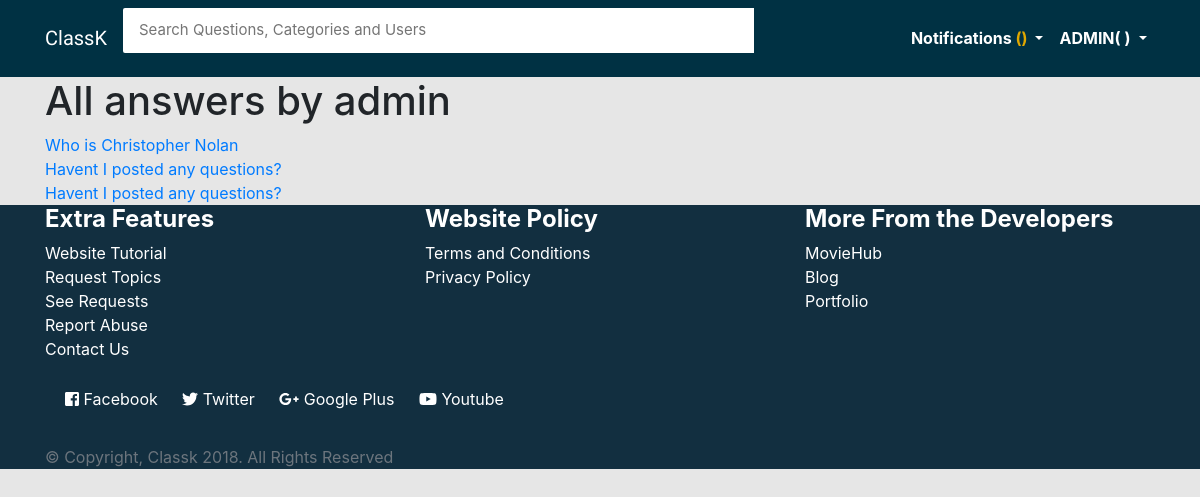
The app's page /accounts/all-answers/admin/ (signed in) with its own data.
### account/models.py (models this page shows, shortened)
class Profile(models.Model):
    GENDER_CHOICES = (
        ('Male', 'Male'),
        ('Female', 'Female'),
        ('Other', 'Other'),
    )
    user = models.OneToOneField(User, on_delete=models.CASCADE)
    full_name = models.CharField(max_length=250, default=None, null=True)
    email = models.EmailField(max_length=100, default=None, null=True)
    gender = models.CharField(choices=GENDER_CHOICES, max_length=8, default=None, null=True)
    bio = models.TextField(max_length=500, default=None, null=True)
    location = models.CharField(max_length=30, default=None, null=True)
    birth_date = models.DateField(null=True,)
    points = models.IntegerField(default=0)
    viewes = models.IntegerField(default=0)

### main/models.py (models this page shows, shortened)
class Answer(models.Model):
    question = models.ForeignKey(Question, on_delete=models.CASCADE)
    user = models.ForeignKey(User, default=None)
    answer = models.TextField(max_length=3000, null=True)
    posted_on = models.DateField(default=datetime.datetime.now().date())
    satisfied = models.BooleanField(default=False)
    irrelevant = models.BooleanField(default=False)

class Question(models.Model):
    user = models.ForeignKey(User, on_delete=models.CASCADE)
    title = models.CharField(max_length=150, default='Short title of your problem')
    description = models.TextField(max_length=3000)
    slug = models.SlugField(max_length=140, unique=True)
    date = models.DateTimeField(null=True, default=timezone.now())
    category = models.ForeignKey(Category, null=True, default=None)
    satisfied = models.BooleanField(default=False)
    viewed = models.IntegerField(default=0)

### account/views.py (the view)
# urls.py: url(r'all-answers/(?P<user>[.\-\w]+)/$', views.all2, name='all2')
def all2(request, user):
    profile = User.objects.get(username=user)
    details = Profile.objects.get(user_id=profile.id)
    all_answers = Answer.objects.filter(user_id=profile.id)
    context = {
        'all_answers':all_answers,
        'details':details
    }
    return render(request, 'account/all_answers.html', context)

### account/templates/account/all_answers.html (shortened to what this page needs)
{% extends 'main/base.html' %}
{% block content %}
<div class="container">
    <h1>All answers by {{ details.user.username }}</h1>
    {% for a in all_answers %}
        <a href="{% url 'main:details' a.question.slug %}">{{ a.question.title }}</a><br>
    {% endfor %}
</div>
{% endblock %}

### main/templates/main/base.html (shortened to what this page needs)
<html lang="en">
<head>
    <link href="https://maxcdn.bootstrapcdn.com/bootstrap/4.0.0/css/bootstrap.min.css" rel="stylesheet"
> {% load staticfiles %}
    <link rel="stylesheet" href="{% static 'css/main.css' %}">
    <link href="https://maxcdn.bootstrapcdn.com/font-awesome/4.7.0/css/font-awesome.min.css" rel="stylesheet"
>
</head>
<body>
    <header>
        <nav class="navbar navbar-expand-lg navbar-light" style="background-color:#003143;">
            <div class="container">
                <a class="navbar-brand text-white" href="{% url 'main:home' %}" id="brand">ClassK</span>
                </a>
                <div class="collapse navbar-collapse" id="navbarNav">
                    <div class="bam-navbar-search smallsearch col-sm-8 col-xs-11">
                        <form action="{% url 'main:home' %}" method="get" class="row">
                            <input class="bam-navbar-input col-md-11" type="search" placeholder="Search Questions, Categories and Users" name="q" , value="">
                        </form>
                    </div>
                    <ul class="nav navbar-nav ml-auto w-100 justify-content-end" id="item">
                        {% if user.is_authenticated %}
                        <li class="nav-item dropdown">
                            <a class="nav-link dropdown-toggle" href="#" id="navbarDropdownMenuLink" data-toggle="dropdown" aria-haspopup="true" aria-expanded="false"
                                style="color:white;">
                                <strong>Notifications
                                    <span style="color:#E0A800;">({{ notif_counts }})</span>
                                </strong>
                            </a>
                        </li>
                        <li class="nav-item dropdown">
                            <a class="nav-link dropdown-toggle" href="#" id="navbarDropdownMenuLink" data-toggle="dropdown" aria-haspopup="true" aria-expanded="false"
                                style="color:white;">
                                <strong> {{ user.username|upper }}( {{ score }} )</strong>
                            </a>
                        </li>
                        {% endif %}
                    </ul>
                </div>
            </div>
        </nav>
    </header>
    {% block content %} {% endblock %}
    <footer class="footer">
        <div class="container" id="contents-footer">
            <div class="row">
                <div class="col-md-4">
                    <h4>
                        <strong>Extra Features</strong>
                    </h4>
                    <ul class="list-contents">
                        <a href="{% url 'main:tutorial' %}">
                            <li>Website Tutorial</li>
                        </a>
                        <a href="{% url 'main:request_topic' %}">
                            <li>Request Topics</li>
                        </a>
                        <a href="{% url 'main:display_request' %}">
                            <li>See Requests</li>
                        </a>
                        <a href="#">
                            <li>Report Abuse</li>
                        </a>
                        <a href="{% url 'main:contact' %}">
                            <li> Contact Us</li>
                        </a>
                    </ul>
                </div>
                <div class="col-md-4">
                    <h4>
                        <strong>Website Policy</strong>
                    </h4>
                    <ul class="list-contents">
                        <a href="#">
                            <li>Terms and Conditions</li>
                        </a>
                        <a href="#">
                            <li>Privacy Policy</li>
                        </a>
                    </ul>
                </div>
                <div class="col-md-4">
                    <h4>
                        <strong>More From the Developers</strong>
                    </h4>
                    <ul class="list-contents">
                        <a href="#">
                            <li>MovieHub</li>
                        </a>
                        <a href="#">
                            <li>Blog</li>
                        </a>
                        <a href="#">
                            <li>Portfolio</li>
                        </a>
                    </ul>
                </div>
            </div>
            <div class="social-media-links">
                <a href="https://www.facebook.com/whysoserious13" target="_blank"> <i class="fab fa-facebook-square"></i> Facebook</a>
                <a href="https://twitter.com/techinov22" target="_blank"> <i class="fab fa-twitter"></i>  Twitter</a>
                <a href="https://plus.google.com/u/0/113475651357673842065" target="_blank"> <i class="fab fa-google-plus-g"></i>  Google Plus</a>
                <a href="https://www.youtube.com/c/onthir" target="_blank"> <i class="fab fa-youtube"></i>  Youtube</a>
            </div>
             <br>
            <span class="text-muted text-center">&copy; Copyright, Classk 2018. All Rights Reserved</span>
        </div>
    </footer>
</body>
</html>

### account/static/css/main.css (style rules this page uses)
body { background: #e6e6e6; }
.bam-navbar-input { padding: 11px 16px; border-radius: 2px 0 0 2px; border: 0 none; outline: 0 none; font-size: 15px; }
#brand { font-family: 'Francois One', sans-serif; }
#contents-footer { color: white; }
.footer { background-color: #122f40; }
.list-contents li { list-style-type: none; }
.list-contents a { text-decoration: none; color: white; }
ul { padding: 0; }
.social-media-links { padding: 10px; }
.social-media-links a { text-decoration: none; color: white; padding: 10px; }

### records on screen
Profile: user.username "admin"
Answer: question "Who is Christopher Nolan"
Answer: question "Havent I posted any questions?"
Answer: question "Havent I posted any questions?"

### other values on screen
{{ user.username|upper }} "ADMIN"
